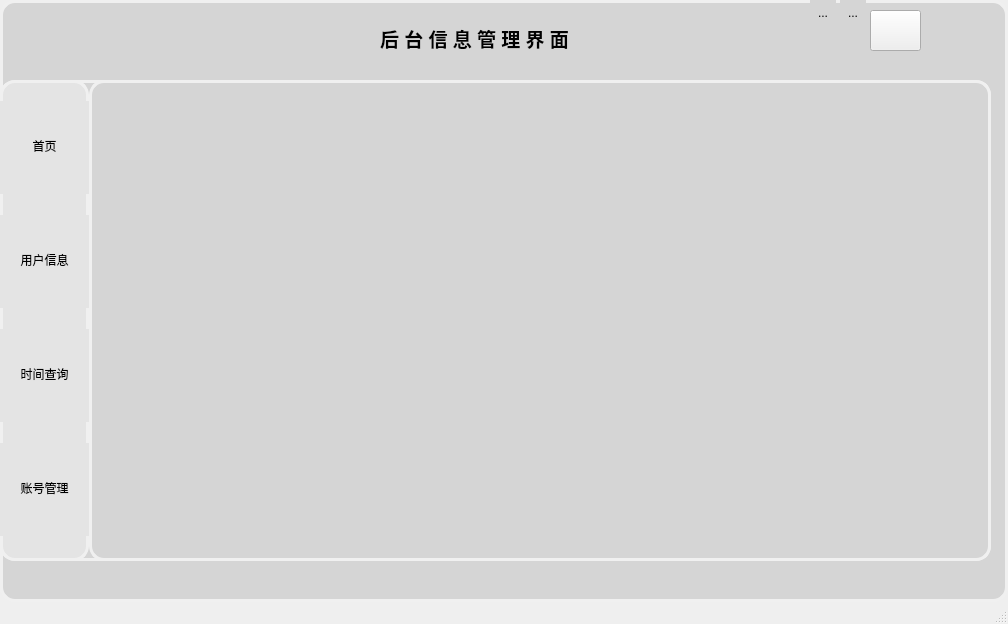
<?xml version="1.0" encoding="UTF-8"?>
<ui version="4.0">
 <class>Backend</class>
 <widget class="QMainWindow" name="Backend">
  <property name="geometry">
   <rect>
    <x>0</x>
    <y>0</y>
    <width>1008</width>
    <height>624</height>
   </rect>
  </property>
  <property name="windowTitle">
   <string>CD Sign In System(admin)</string>
  </property>
  <widget class="QWidget" name="centralwidget">
   <property name="styleSheet">
    <string notr="true">.QWidget{
background-color: rgb(213, 213, 213);
border-radius: 15px;
border:3px solid rgb(240, 240, 240);
}
.QWidget,.QToolButton{
background-color: rgb(213, 213, 213);
}</string>
   </property>
   <widget class="QPushButton" name="LogOut">
    <property name="geometry">
     <rect>
      <x>870</x>
      <y>10</y>
      <width>51</width>
      <height>41</height>
     </rect>
    </property>
    <property name="styleSheet">
     <string notr="true"/>
    </property>
    <property name="text">
     <string/>
    </property>
   </widget>
   <widget class="QWidget" name="widget" native="true">
    <property name="geometry">
     <rect>
      <x>0</x>
      <y>80</y>
      <width>991</width>
      <height>481</height>
     </rect>
    </property>
    <property name="baseSize">
     <size>
      <width>1000</width>
      <height>0</height>
     </size>
    </property>
    <layout class="QGridLayout" name="gridLayout_2">
     <property name="leftMargin">
      <number>0</number>
     </property>
     <property name="topMargin">
      <number>0</number>
     </property>
     <property name="rightMargin">
      <number>0</number>
     </property>
     <property name="bottomMargin">
      <number>0</number>
     </property>
     <property name="spacing">
      <number>0</number>
     </property>
     <item row="0" column="0">
      <widget class="QWidget" name="sideBar" native="true">
       <property name="styleSheet">
        <string notr="true">QWidget{
	background-color: rgb(228, 228, 228);  /* 设置背景色为灰色 */
}</string>
       </property>
       <layout class="QGridLayout" name="gridLayout">
        <property name="leftMargin">
         <number>0</number>
        </property>
        <property name="topMargin">
         <number>0</number>
        </property>
        <property name="rightMargin">
         <number>0</number>
        </property>
        <property name="bottomMargin">
         <number>0</number>
        </property>
        <property name="spacing">
         <number>0</number>
        </property>
        <item row="3" column="0">
         <widget class="QToolButton" name="accountButton">
          <property name="styleSheet">
           <string notr="true">QToolButton{   
	border-top: 3px outset transparent;           /* 上边框宽度3像素、突出显示、颜色为透明 */
	border-bottom: 7px outset transparent;
	border-right: 3px outset transparent;
	border-left: 3px outset transparent;
    min-width: 80px;                            /* 控件最小宽度 */
    min-height: 80px;
	background-color: rgb(228, 228, 228);
}

/* 鼠标悬停 */
QToolButton:hover{
	background-color: rgb(205, 205, 205);
}

/* 点击和按下 */
QToolButton:pressed,QToolButton:checked{
	border-left: 3px outset rgb(93, 95, 97);  /* 左边框宽度3像素、突出显示、颜色为深深灰 */
	background-color: rgb(246, 246, 246);	
}

QPushButton:default {
    border-color: navy; /* make the default button prominent */
}</string>
          </property>
          <property name="text">
           <string>账号管理</string>
          </property>
          <property name="checkable">
           <bool>true</bool>
          </property>
          <property name="autoExclusive">
           <bool>true</bool>
          </property>
          <property name="toolButtonStyle">
           <enum>Qt::ToolButtonTextUnderIcon</enum>
          </property>
         </widget>
        </item>
        <item row="1" column="0">
         <widget class="QToolButton" name="userButton">
          <property name="styleSheet">
           <string notr="true">QToolButton{   
	border-top: 3px outset transparent;           /* 上边框宽度3像素、突出显示、颜色为透明 */
	border-bottom: 7px outset transparent;
	border-right: 3px outset transparent;
	border-left: 3px outset transparent;
    min-width: 80px;                            /* 控件最小宽度 */
    min-height: 80px;
	background-color: rgb(228, 228, 228);
}

/* 鼠标悬停 */
QToolButton:hover{
	background-color: rgb(205, 205, 205);
}

/* 点击和按下 */
QToolButton:pressed,QToolButton:checked{
	border-left: 3px outset rgb(93, 95, 97);  /* 左边框宽度3像素、突出显示、颜色为深深灰 */
	background-color: rgb(246, 246, 246);	
}

QPushButton:default {
    border-color: navy; /* make the default button prominent */
}</string>
          </property>
          <property name="text">
           <string>用户信息</string>
          </property>
          <property name="checkable">
           <bool>true</bool>
          </property>
          <property name="autoExclusive">
           <bool>true</bool>
          </property>
          <property name="toolButtonStyle">
           <enum>Qt::ToolButtonTextUnderIcon</enum>
          </property>
         </widget>
        </item>
        <item row="0" column="0">
         <widget class="QToolButton" name="homeButton">
          <property name="styleSheet">
           <string notr="true">QToolButton{   
	border-top: 3px outset transparent;           /* 上边框宽度3像素、突出显示、颜色为透明 */
	border-bottom: 7px outset transparent;
	border-right: 3px outset transparent;
	border-left: 3px outset transparent;
    min-width: 80px;                            /* 控件最小宽度 */
    min-height: 80px;
	background-color: rgb(228, 228, 228);
}

/* 鼠标悬停 */
QToolButton:hover{
	background-color: rgb(205, 205, 205);
}

/* 点击和按下 */
QToolButton:pressed,QToolButton:checked{
	border-left: 3px outset rgb(93, 95, 97);  /* 左边框宽度3像素、突出显示、颜色为深深灰 */
	background-color: rgb(246, 246, 246);	
}

QPushButton:default {
    border-color: navy; /* make the default button prominent */
}</string>
          </property>
          <property name="text">
           <string>首页</string>
          </property>
          <property name="checkable">
           <bool>true</bool>
          </property>
          <property name="autoExclusive">
           <bool>true</bool>
          </property>
          <property name="toolButtonStyle">
           <enum>Qt::ToolButtonTextUnderIcon</enum>
          </property>
         </widget>
        </item>
        <item row="2" column="0">
         <widget class="QToolButton" name="timeButton">
          <property name="styleSheet">
           <string notr="true">QToolButton{   
	border-top: 3px outset transparent;           /* 上边框宽度3像素、突出显示、颜色为透明 */
	border-bottom: 7px outset transparent;
	border-right: 3px outset transparent;
	border-left: 3px outset transparent;
    min-width: 80px;                            /* 控件最小宽度 */
    min-height: 80px;
	background-color: rgb(228, 228, 228);
}

/* 鼠标悬停 */
QToolButton:hover{
	background-color: rgb(205, 205, 205);
}

/* 点击和按下 */
QToolButton:pressed,QToolButton:checked{
	border-left: 3px outset rgb(93, 95, 97);  /* 左边框宽度3像素、突出显示、颜色为深深灰 */
	background-color: rgb(246, 246, 246);	
}

QPushButton:default {
    border-color: navy; /* make the default button prominent */
}</string>
          </property>
          <property name="text">
           <string>时间查询</string>
          </property>
          <property name="checkable">
           <bool>true</bool>
          </property>
          <property name="autoExclusive">
           <bool>true</bool>
          </property>
          <property name="toolButtonStyle">
           <enum>Qt::ToolButtonTextUnderIcon</enum>
          </property>
         </widget>
        </item>
       </layout>
      </widget>
     </item>
     <item row="0" column="1">
      <widget class="QStackedWidget" name="stackedWidget">
       <property name="currentIndex">
        <number>1</number>
       </property>
       <widget class="QWidget" name="page"/>
       <widget class="QWidget" name="page_2"/>
      </widget>
     </item>
    </layout>
   </widget>
   <widget class="QToolButton" name="minSizeButton">
    <property name="geometry">
     <rect>
      <x>810</x>
      <y>0</y>
      <width>26</width>
      <height>26</height>
     </rect>
    </property>
    <property name="styleSheet">
     <string notr="true">QToolButton{   
	border-top: 3px outset transparent;           /* 上边框宽度3像素、突出显示、颜色为透明 */
	border-bottom: 3px outset transparent;
	border-right: 3px outset transparent;
	border-left: 3px outset transparent;
    min-width: 20px;                            /* 控件最小宽度 */
    min-height: 20px;
}

/* 鼠标悬停 */
QToolButton:hover{
	background-color: rgb(205, 205, 205);
}

/* 点击和按下 */
QToolButton:pressed{
	/*border-left: 3px outset rgb(93, 95, 97); 左边框宽度3像素、突出显示、颜色为深深灰 */
	background-color: rgb(246, 246, 246);	
}

QPushButton:default {
    border-color: navy; /* make the default button prominent */
}
</string>
    </property>
    <property name="text">
     <string>...</string>
    </property>
   </widget>
   <widget class="QToolButton" name="closeButton">
    <property name="geometry">
     <rect>
      <x>840</x>
      <y>0</y>
      <width>26</width>
      <height>26</height>
     </rect>
    </property>
    <property name="styleSheet">
     <string notr="true">QToolButton{   
	border-top: 3px outset transparent;           /* 上边框宽度3像素、突出显示、颜色为透明 */
	border-bottom: 3px outset transparent;
	border-right: 3px outset transparent;
	border-left: 3px outset transparent;
    min-width: 20px;                            /* 控件最小宽度 */
    min-height: 20px;
}

/* 鼠标悬停 */
QToolButton:hover{
	background-color: rgb(205, 205, 205);
}

/* 点击和按下 */
QToolButton:pressed{
	/*border-left: 3px outset rgb(93, 95, 97); 左边框宽度3像素、突出显示、颜色为深深灰 */
	background-color: rgb(246, 246, 246);	
}

QPushButton:default {
    border-color: navy; /* make the default button prominent */
}
</string>
    </property>
    <property name="text">
     <string>...</string>
    </property>
   </widget>
   <widget class="QLabel" name="label_2">
    <property name="geometry">
     <rect>
      <x>380</x>
      <y>0</y>
      <width>233</width>
      <height>78</height>
     </rect>
    </property>
    <property name="text">
     <string>&lt;html&gt;&lt;head/&gt;&lt;body&gt;&lt;p&gt;&lt;span style=&quot; font-size:14pt; font-weight:700;&quot;&gt;后 台 信 息 管 理 界 面&lt;/span&gt;&lt;/p&gt;&lt;/body&gt;&lt;/html&gt;</string>
    </property>
   </widget>
  </widget>
  <widget class="QStatusBar" name="statusbar"/>
 </widget>
 <resources/>
 <connections/>
</ui>
